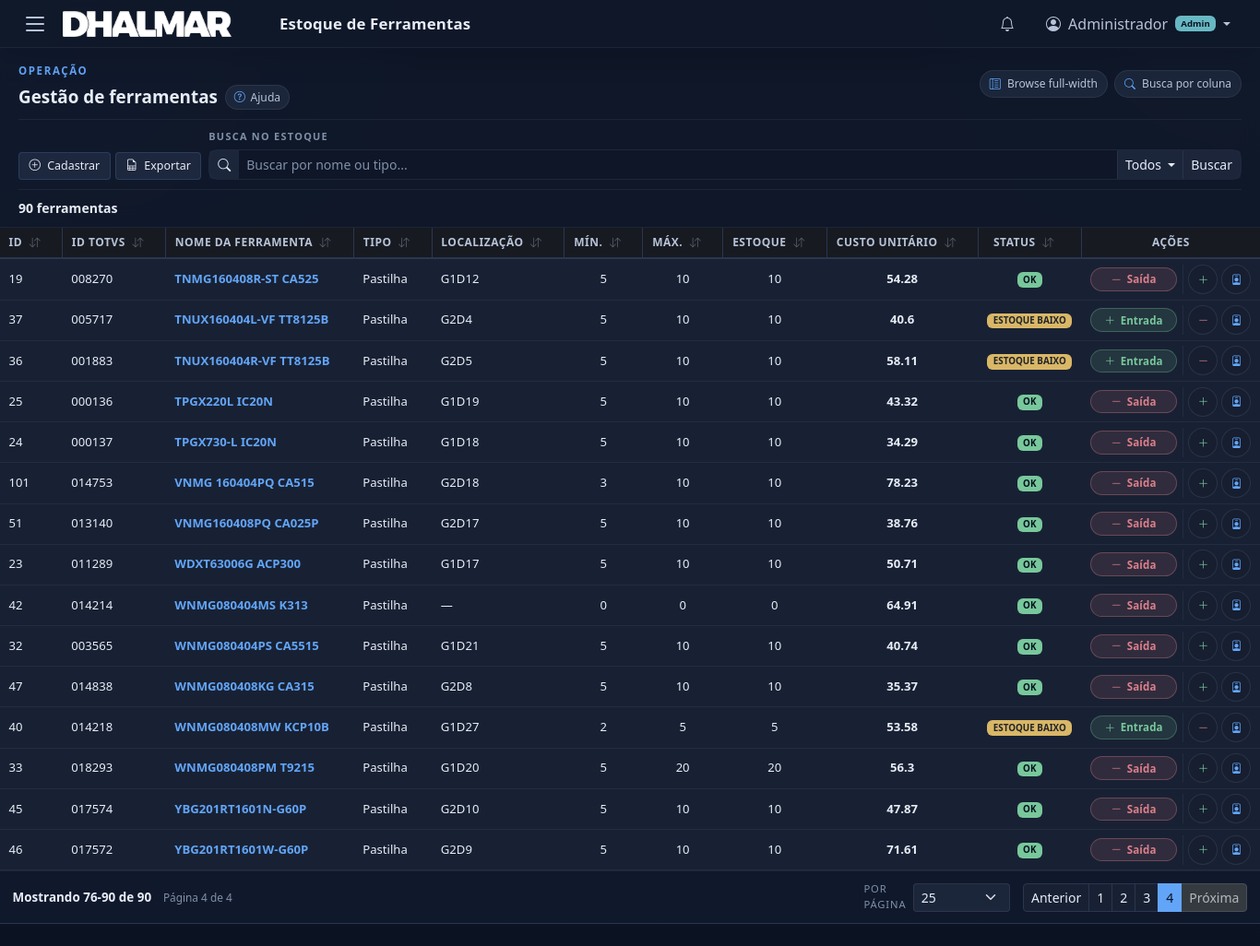
The page /tools/?search_col=all&per_page=25&page=4 (signed in) on the database as committed earlier.
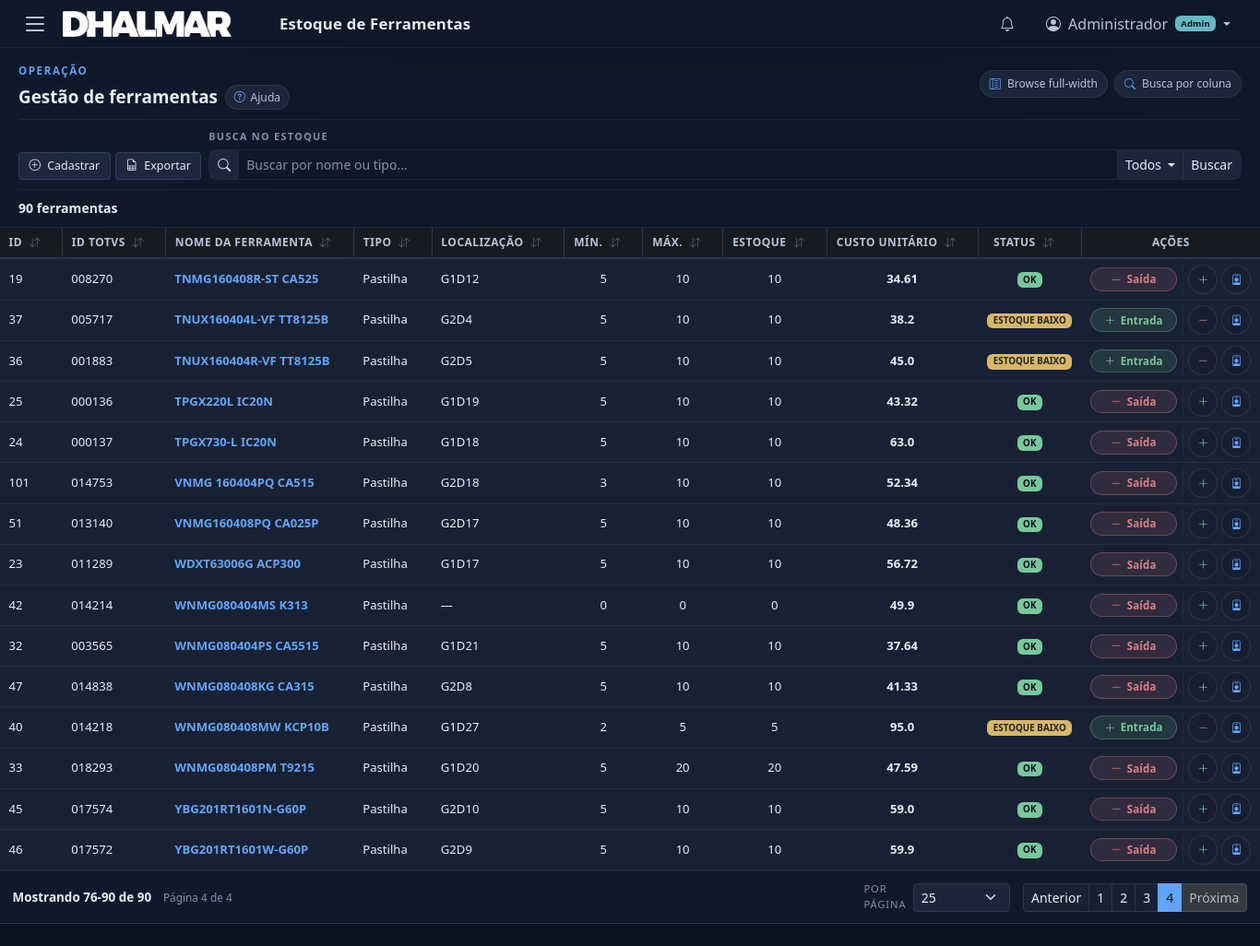
The same page on the database as committed later.
### app/models.py (models this page shows, shortened)
class User(Base):
    __tablename__ = "users"
    id = Column(Integer, primary_key=True, index=True)
    username = Column(String(100), nullable=False, unique=True)
    full_name = Column(String(200), nullable=False, default="")
    password_hash = Column(String(255), nullable=False)
    role = Column(String(10), nullable=False, default="USER")  # ADMIN or USER
    active = Column(Integer, default=1)  # 1=active, 0=disabled
    created_at = Column(DateTime, default=datetime.utcnow)

class Tool(Base):
    __tablename__ = "tools"
    id = Column(Integer, primary_key=True, index=True)
    name = Column(String(200), nullable=False)
    origin_id = Column(String(100), default="")  # ID de origem (preenchido manualmente)
    tool_type_id = Column(Integer, ForeignKey("tool_types.id"), nullable=False)
    description = Column(Text, default="")
    location = Column(String(10), default="")  # G<n>D<n> e.g. G1D27
    min_stock = Column(Integer, default=0)
    max_stock = Column(Integer, default=0)
    current_stock = Column(Integer, default=0)
    unit_cost = Column(Float, default=0.0)           # Cost per unit (R$)
    is_critical = Column(Integer, default=0)          # 1 = critical for production
    avg_lifespan_hours = Column(Float, default=0.0)   # Average life in hours before replacement
    tool_type = relationship("ToolType", back_populates="tools")
    parameters = relationship("ToolParameter", back_populates="tool", cascade="all, delete-orphan")
    movements = relationship("Movement", back_populates="tool")

class ToolType(Base):
    __tablename__ = "tool_types"
    id = Column(Integer, primary_key=True, index=True)
    name = Column(String(100), nullable=False, unique=True)
    tools = relationship("Tool", back_populates="tool_type")

### app/routers/tools.py (the view)
@router.get("/")
def tools_list(
    request: Request,
    search: str = Query("", alias="search"),
    search_col: str = Query("all", alias="search_col"),
    page: int = Query(1, ge=1),
    per_page: int = Query(25, alias="per_page"),
    db: Session = Depends(get_db),
):
    tools, pagination = paginate_query(
        _filtered_tools_query(db, search, search_col),
        base_path=request.url.path,
        params={
            "search": search,
            "search_col": search_col,
        },
        page=page,
        per_page=per_page,
        id_prefix="tools",
    )
    employees = db.query(Employee).order_by(Employee.name).all()
    machines = db.query(Machine).order_by(Machine.name).all()
    return request.app.state.templates.TemplateResponse(
        request=request,
        name="tools/index.html",
        context={
            "tools": tools,
            "employees": employees,
            "machines": machines,
            "search": search,
            "search_col": search_col,
            "page": pagination["page"],
            "per_page": pagination["per_page"],
            "pagination": pagination,
        },
    )

### app/templates/tools/index.html (shortened to what this page needs)
{% extends "base.html" %}
{% set active_page = "tools" %}
{% block topbar_title %}Estoque de Ferramentas{% endblock %}
{% block content %}
{% set col_label_map = {'all': 'Todos', 'name': 'Nome', 'origin_id': 'ID TOTVS', 'tool_type': 'Tipo', 'location': 'Localização', 'status': 'Status'} %}
<div class="page-subheader page-subheader--stacked">
    <div class="ops-context-bar">
        <div class="ops-context-copy">
            <span class="ops-context-kicker">Operação</span>
            <div class="ops-context-heading">
                <h1 class="ops-context-title">Gestão de ferramentas</h1>
                <button class="btn btn-sm ops-help-toggle collapsed" type="button"
                        data-bs-toggle="collapse" data-bs-target="#toolsPageHelp"
                        aria-expanded="false" aria-controls="toolsPageHelp">
                    <i class="bi bi-question-circle"></i>
                    <span class="d-none d-sm-inline">Ajuda</span>
                </button>
            </div>
        </div>
        <div class="ops-context-meta">
            <span class="ops-meta-pill">
                <i class="bi bi-layout-text-sidebar-reverse"></i>Browse full-width
            </span>
            <span class="ops-meta-pill">
                <i class="bi bi-search"></i>Busca por coluna
            </span>
        </div>
    </div>
    <div class="tools-toolbar tools-toolbar--wrap">
        <div class="tools-toolbar-left">
            <a href="/tools/create" class="btn btn-sm btn-outline-secondary tools-action-btn">
                <i class="bi bi-plus-circle me-1"></i> Cadastrar
            </a>
            <button type="button" class="btn btn-sm btn-outline-secondary tools-action-btn"
                    data-bs-toggle="modal" data-bs-target="#exportModal">
                <i class="bi bi-file-earmark-spreadsheet me-1"></i> Exportar
            </button>
        </div>
        <div class="tools-toolbar-right">
            <form method="GET" action="/tools" class="tools-search-form movements-search-form" id="searchForm">
                <span class="movements-toolbar-label">Busca no estoque</span>
                <div class="input-group input-group-sm">
                    <span class="input-group-text tools-search-icon"><i class="bi bi-search"></i></span>
                    <input type="text" name="search" class="form-control form-control-sm" id="searchInput"
                           placeholder="Buscar por nome ou tipo..." value="{{ search }}">
                    <button class="btn btn-sm btn-outline-secondary dropdown-toggle" type="button"
                            data-bs-toggle="dropdown" aria-expanded="false" id="searchColBtn">
                        <span id="searchColLabel">{{ col_label_map.get(search_col, 'Todos') }}</span>
                    </button>
                    <button class="btn btn-sm btn-outline-secondary" type="submit">Buscar</button>
                </div>
            </form>
        </div>
    </div>
    <div class="ops-feedback-bar">
        <div class="ops-feedback-summary">
            <span class="ops-feedback-count">{{ pagination.total_items }} ferramenta{{ '' if pagination.total_items == 1 else 's' }}</span>
        </div>
    </div>
</div>
<div class="page-grid-fullwidth">
    <div class="tools-grid-wrapper">
        <div class="table-responsive">
            <table class="table table-hover mb-0 align-middle tools-grid tools-grid--inventory">
                <thead>
                    <tr>
                        <th class="sortable" data-sort-type="number" data-col="0">ID <i class="bi bi-arrow-down-up sort-icon"></i></th>
                        <th class="sortable" data-sort-type="string" data-col="1">ID TOTVS <i class="bi bi-arrow-down-up sort-icon"></i></th>
                        <th class="sortable" data-sort-type="string" data-col="2">Nome da Ferramenta <i class="bi bi-arrow-down-up sort-icon"></i></th>
                        <th class="sortable" data-sort-type="string" data-col="3">Tipo <i class="bi bi-arrow-down-up sort-icon"></i></th>
                        <th class="sortable" data-sort-type="string" data-col="4">Localização <i class="bi bi-arrow-down-up sort-icon"></i></th>
                        <th class="sortable text-center" data-sort-type="number" data-col="5">Mín. <i class="bi bi-arrow-down-up sort-icon"></i></th>
                        <th class="sortable text-center" data-sort-type="number" data-col="6">Máx. <i class="bi bi-arrow-down-up sort-icon"></i></th>
                        <th class="sortable text-center" data-sort-type="number" data-col="7">Estoque <i class="bi bi-arrow-down-up sort-icon"></i></th>
                        <th class="sortable text-center" data-sort-type="number" data-col="8">Custo unitário <i class="bi bi-arrow-down-up sort-icon"></i></th>
                        <th class="sortable text-center" data-sort-type="string" data-col="9">Status <i class="bi bi-arrow-down-up sort-icon"></i></th>
                        <th class="text-center">Ações</th>
                    </tr>
                </thead>
                <tbody>
                {% for t in tools %}
                    <tr>
                        <td>{{ t.id }}</td>
                        <td>{{ t.origin_id or "—" }}</td>
                        <td>
                            <a href="/tools/{{ t.id }}{% if search %}?ref={{ search|urlencode }}{% if search_col and search_col != 'all' %}&ref_col={{ search_col|urlencode }}{% endif %}{% endif %}"
                               class="text-decoration-none fw-semibold tool-detail-trigger"
                               data-tool-name="{{ t.name }}"
                               data-modal-url="/tools/{{ t.id }}/modal">
                                {{ t.name }}
                            </a>
                        </td>
                        <td>{{ t.tool_type.name }}</td>
                        <td>{{ t.location or "—" }}</td>
                        <td class="text-center">{{ t.min_stock }}</td>
                        <td class="text-center">{{ t.max_stock }}</td>
                        <td class="text-center">{{ t.max_stock }}</td>
                        <td class="text-center fw-bold">{{ t.unit_cost }}</td>
                        <td class="text-center">
                            {% if t.status == "CRITICAL" %}
                                <span class="badge bg-danger">CRÍTICO</span>
                            {% elif t.status == "LOW STOCK" %}
                                <span class="badge bg-warning text-dark">ESTOQUE BAIXO</span>
                            {% else %}
                                <span class="badge bg-success">OK</span>
                            {% endif %}
                        </td>
                        {% set prioritize_restock = t.status in ["CRITICAL", "LOW STOCK"] %}
                        <td class="text-center text-nowrap row-actions-cell">
                            <div class="row-action-cluster" role="group" aria-label="Ações para {{ t.name }}">
                                <button class="btn btn-sm row-action-primary {{ 'row-action-primary--success' if prioritize_restock else 'row-action-primary--danger' }}"
                                        type="button"
                                        data-bs-toggle="modal"
                                        data-bs-target="#movementModal"
                                        onclick="prepareMovement({{ t.id }}, '{{ t.name }}', '{{ 'IN' if prioritize_restock else 'OUT' }}', 'REPOSICAO')">
                                    <i class="bi {{ 'bi-plus-lg' if prioritize_restock else 'bi-dash-lg' }}"></i>
                                    <span>{{ 'Entrada' if prioritize_restock else 'Saída' }}</span>
                                </button>
                                <div class="row-action-icons" aria-label="Ações secundárias">
                                    {% if prioritize_restock %}
                                    <button class="btn btn-sm row-action-icon row-action-icon--danger"
                                            type="button"
                                            title="Registrar saída"
                                            aria-label="Registrar saída para {{ t.name }}"
                                            data-bs-toggle="modal"
                                            data-bs-target="#movementModal"
                                            onclick="prepareMovement({{ t.id }}, '{{ t.name }}', 'OUT', 'REPOSICAO')">
                                        <i class="bi bi-dash-lg"></i>
                                    </button>
                                    {% else %}
                                    <button class="btn btn-sm row-action-icon row-action-icon--success"
                                            type="button"
                                            title="Registrar entrada"
                                            aria-label="Registrar entrada para {{ t.name }}"
                                            data-bs-toggle="modal"
                                            data-bs-target="#movementModal"
                                            onclick="prepareMovement({{ t.id }}, '{{ t.name }}', 'IN', 'REPOSICAO')">
                                        <i class="bi bi-plus-lg"></i>
                                    </button>
                                    {% endif %}
                                    <button class="btn btn-sm row-action-icon row-action-icon--neutral"
                                            type="button"
                                            title="Registrar empréstimo"
                                            aria-label="Registrar empréstimo para {{ t.name }}"
                                            data-bs-toggle="modal"
                                            data-bs-target="#movementModal"
                                            onclick="prepareMovement({{ t.id }}, '{{ t.name }}', 'OUT', 'EMPRESTIMO')">
                                        <i class="bi bi-person-badge"></i>
                                    </button>
                                </div>
                            </div>
                        </td>
                    </tr>
                {% endfor %}
                </tbody>
            </table>
        </div>
        {% include "partials/pagination.html" %}
    </div>
</div>
{% endblock %}

### app/templates/base.html (shortened to what this page needs)
<!DOCTYPE html>
<html lang="pt-BR" data-bs-theme="dark">
<head>
    <link href="https://cdn.jsdelivr.net/npm/bootstrap@5.3.3/dist/css/bootstrap.min.css"
          rel="stylesheet">
    <link href="https://cdn.jsdelivr.net/npm/bootstrap-icons@1.11.3/font/bootstrap-icons.min.css"
          rel="stylesheet">
    <link href="/static/css/style.css?v=15" rel="stylesheet">
</head>
<body>
<header id="topbar" class="topbar">
    <div class="topbar-left">
        {% if request.state.current_user %}
        <button id="navToggleBtn" class="topbar-hamburger" aria-label="Menu" aria-expanded="false">
            <span></span>
            <span></span>
            <span></span>
        </button>
        {% endif %}
        <img src="/static/images/DHALMARLOGO.png" alt="Dhalmar" class="topbar-logo">
    </div>
    <div class="topbar-center">
        <div class="topbar-center-content">
            <span class="topbar-page-title">{% block topbar_title %}{% endblock %}</span>
        </div>
    </div>
    <div class="topbar-right">
        {% if request.state.current_user %}
        <div class="topbar-icon-wrapper" id="notificationBell" role="button"
             data-bs-toggle="modal" data-bs-target="#notificationModal"
             title="Notificações">
            <i class="bi bi-bell"></i>
        </div>
        <div class="dropdown">
            <a class="topbar-user dropdown-toggle" href="#" id="userDropdown"
               role="button" data-bs-toggle="dropdown" aria-expanded="false">
                <i class="bi bi-person-circle"></i>
                <span class="d-none d-md-inline ms-1">
                    {{ request.state.current_user.full_name or request.state.current_user.username }}
                </span>
                {% if request.state.current_user.role == 'ADMIN' %}
                <span class="badge bg-info ms-1" style="font-size: 0.6rem;">Admin</span>
                {% endif %}
            </a>
        </div>
        {% endif %}
    </div>
</header>
<main id="mainContent" class="main-content">
    {% block content %}{% endblock %}
</main>
</body>
</html>

Rows that differ between the two databases and show on the page:
changed Tool "TNMG160408R-ST CA525": unit_cost "54.28" → "34.61"
changed Tool "TNUX160404L-VF TT8125B": unit_cost "40.6" → "38.2"
changed Tool "TNUX160404R-VF TT8125B": unit_cost "58.11" → "45.0"
changed Tool "TPGX730-L IC20N": unit_cost "34.29" → "63.0"
changed Tool "VNMG 160404PQ CA515": unit_cost "78.23" → "52.34"
changed Tool "VNMG160408PQ CA025P": unit_cost "38.76" → "48.36"
changed Tool "WDXT63006G ACP300": unit_cost "50.71" → "56.72"
changed Tool "WNMG080404MS K313": unit_cost "64.91" → "49.9"
changed Tool "WNMG080404PS CA5515": unit_cost "40.74" → "37.64"
changed Tool "WNMG080408KG CA315": unit_cost "35.37" → "41.33"
changed Tool "WNMG080408MW KCP10B": unit_cost "53.58" → "95.0"
changed Tool "WNMG080408PM T9215": unit_cost "56.3" → "47.59"
changed Tool "YBG201RT1601N-G60P": unit_cost "47.87" → "59.0"
changed Tool "YBG201RT1601W-G60P": unit_cost "71.61" → "59.9"
